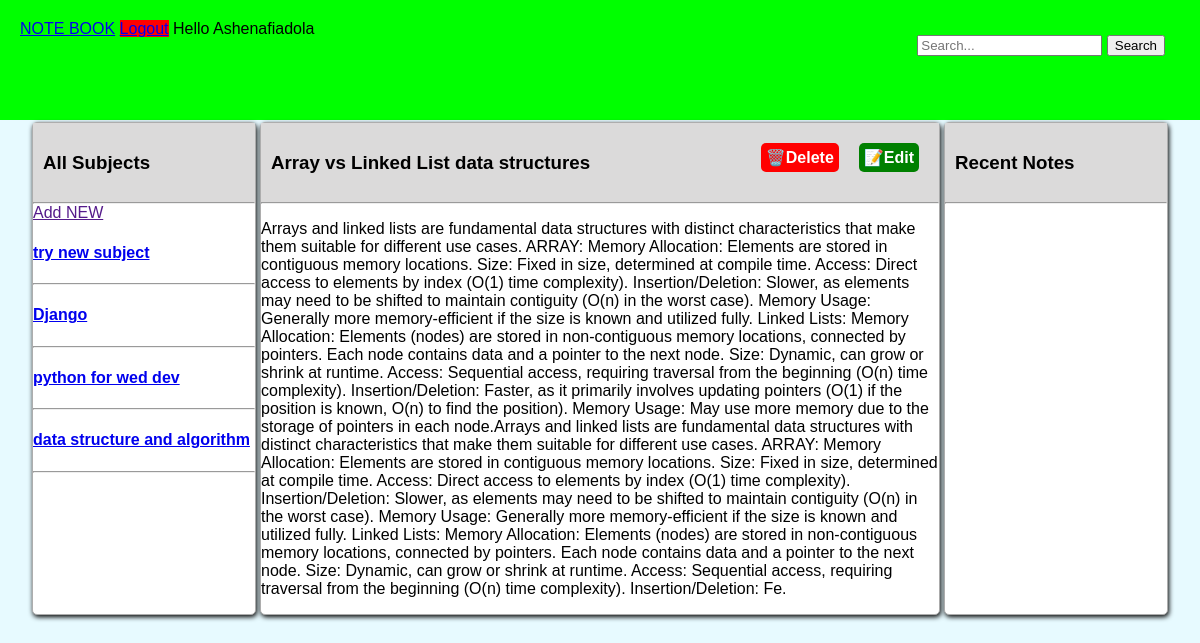
The app's page /note/2 (signed in) with its own data.
### Noteapp/models.py (models this page shows, shortened)
class Subject(models.Model):
    user = models.ForeignKey(User, on_delete=models.CASCADE)
    name = models.CharField(max_length=255)
    description = models.TextField(null=True, blank=True)
    created = models.DateTimeField(auto_now_add=True)
    updated = models.DateTimeField(auto_now=True)
    class Meta:
        ordering = ['-created', '-updated']
    def __str__(self):
        return self.name

class Note(models.Model):
    subject = models.ForeignKey(Subject, on_delete=models.CASCADE)
    user = models.ForeignKey(User, on_delete=models.CASCADE)
    title = models.CharField(max_length=200)
    note = models.TextField()
    created = models.DateTimeField(auto_now_add=True)
    updated = models.DateTimeField(auto_now=True)
    class Meta:
        ordering = ['-created', '-updated']

### Noteapp/views.py (the view)
# urls.py: path("note/<int:pk>", views.note, name="note"),
def note(request,pk):
    subjects = Subject.objects.filter(user=request.user)
    note = Note.objects.get(id=pk)
    context = {
        "note":note,
        'subjects':subjects,
    }
    return render(request, "Noteapp/note.html",context)

### Noteapp/templates/Noteapp/note.html
{% extends 'Noteapp/main.html' %}
{% block form %}
<form class="d-flex" action="" method="get">
    <div class="input-group">
            <input type="search" name="q" class="form-control" placeholder="Search...">
            <button class="btn btn-outline-light" type="submit">Search</button>
    </div>
</form>
{% endblock %}
{% block content %}
<div class="main-container">
    <div class="card">
            <div class="sec-header"><h3>All Subjects</h3></div>
            <hr><a href="">Add NEW</a>
            <div>
                    {% for subject in subjects %}
                            <h4><a href="{% url 'subject' subject.id %}">{{subject}}</a></h4>
                            <hr>
                    {% endfor %}
            </div>
    </div>
    <div class="card main-card">
            <div  class="sec-header">
                <h3 class="card-title" style="display: inline-block; width: 50%;"">{{ note.title }}</h3>
                <a class="btn-link" href="{% url 'editNote' note.id %}" style="background-color: green;">📝Edit</a>
                <a class="btn-link" href="{% url 'deleteNote' note.id %}" style="background-color: red;">🗑️Delete</a>
        </div>
            <hr>
            <div class="">
                <p class="card-text">{{ note.note }}</p>
            </div>
    </div>
    <div class="card">
            <div class="sec-header"><h3>Recent Notes</h3></div>
            <hr>
    </div>
</div>
{% endblock %}

### Noteapp/templates/Noteapp/main.html (shortened to what this page needs)
{% load static %}
<!DOCTYPE html>
<html lang="en">
<head>
    <link rel="stylesheet" href="{% static 'Noteapp/style.css' %}">
</head>
<body>
    <nav class="">
        <a class="" href="{% url 'home' %}">NOTE BOOK</a>
        {% if user.is_authenticated %}
            <a class="btn btn-outline-light me-2 lgo-btn" href="{% url 'logoutUser' %}">Logout</a>
            <div class="search-form">
              {% block form %}{% endblock %}
            </div>
            <span class="navbar-text">Hello {{user.username.capitalize}}</span>
        {% endif %}
    </nav>
    {% block content %}
    {% endblock %}
</body>
</html>

### Noteapp/static/Noteapp/style.css (style rules this page uses)
.main-container { font-family: Arial, Helvetica, sans-serif; display: grid; grid-template-columns: 1fr 3fr 1fr; width: 95%; justify-self: center; justify-content: center; }
.card { border: solid rgb(173, 173, 173) 1px; margin: 2px; border-radius: 5px; min-width: 200px; background-color: white; padding: 0px; box-shadow: 1px 2px 5px; }
.main-card { min-width: 450px; }
.btn-link { text-decoration: none; background-color: rgb(255, 157, 0); padding: 5px; border-radius: 5px; color: white; font-weight: bold; justify-self: center; margin: 10px; float: right; }
form { margin: 10px; padding: 5px; }
.sec-header { background-color: rgb(219, 218, 218); margin: 0px; padding: 10px; }
hr { margin: 0px; }

### Noteapp/templates/Noteapp/main.html (style rules this page uses)
html { padding: 0px; }
body { font-family: Arial, "Helvetica Neue", Helvetica, sans-serif; background-color: #e7faff; padding: 0px; margin: 0px; }
nav { background-color: rgb(0, 255, 0); height: 80px; padding: 20px; }
.search-form { display: inline-block; float: right; margin-bottom: 30px; margin-top: auto; vertical-align: middle; }
.lgo-btn { background: #ff0000; }

### records on screen
Subject: name "try new subject"
Subject: name "Django"
Subject: name "python for wed dev"
Subject: name "data structure and algorithm"
Note: title "Array vs Linked List data structures", note "Arrays and linked lists are fundamental data structures with distinct characteristics that make them suitable for different use cases. ARRAY: Memory Allocation: Elements are stored in contiguous memory locations. Size: Fixed in size, determined at compile time. Access: Direct access to elements by index (O(1) time complexity). Insertion/Deletion: Slower, as elements may need to be shifted to maintain contiguity (O(n) in the worst case). Memory Usage: Generally more memory-efficient if the size is known and utilized fully. Linked Lists: Memory Allocation: Elements (nodes) are stored in non-contiguous memory locations, connected by pointers. Each node contains data and a pointer to the next…"

### other values on screen
{{ user.username.capitalize }} "Ashenafiadola"
